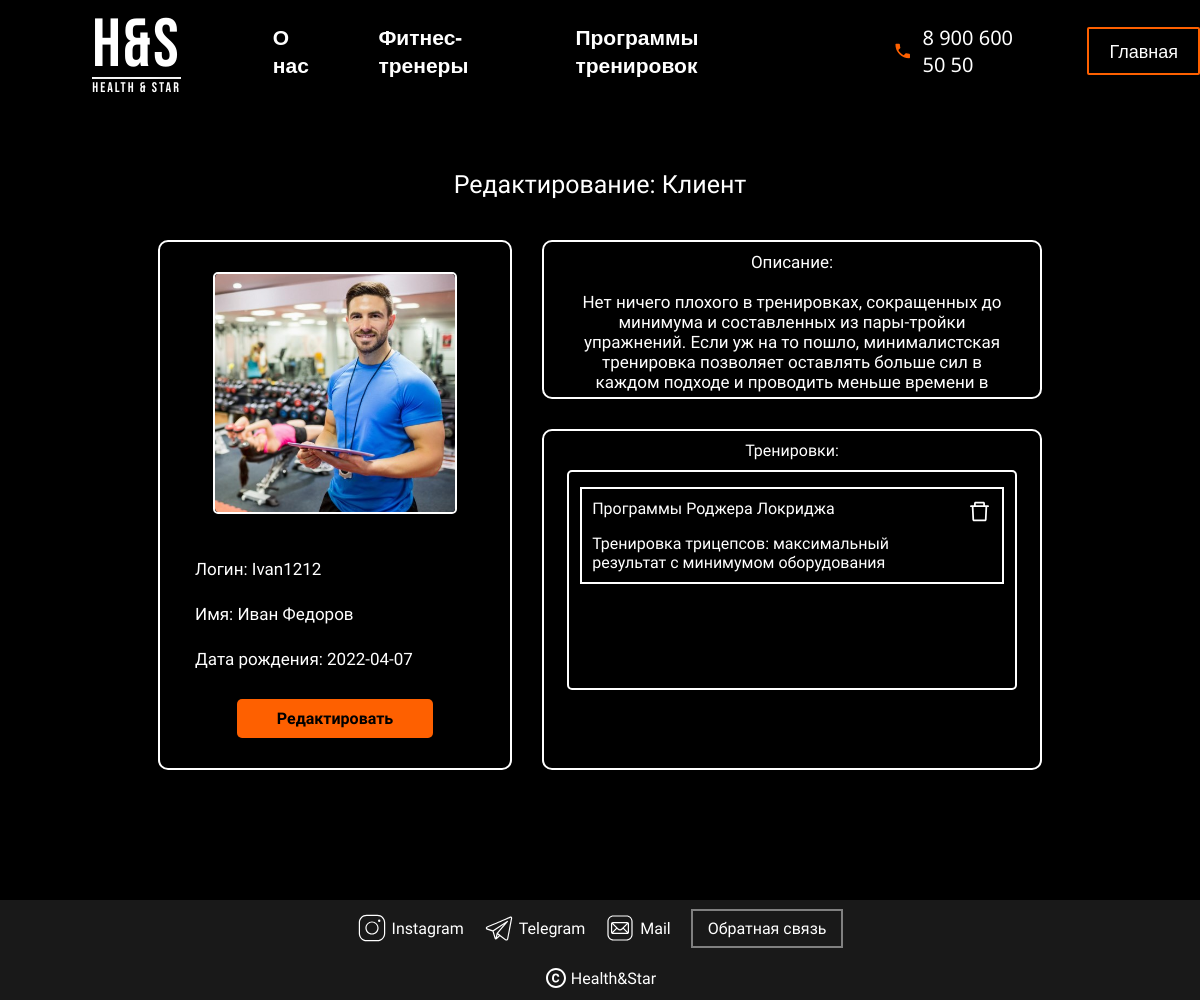
Screenshot of /include/profile.php (signed in) with the database file from the repository.
### tables this page shows
CREATE TABLE `users` (
  `id` int(11) NOT NULL,
  `login` varchar(100) DEFAULT NULL,
  `pass` varchar(100) DEFAULT NULL,
  `name` varchar(255) DEFAULT NULL,
  `date` date DEFAULT NULL,
  `description` text,
  `role` int(11) DEFAULT NULL,
  `img` varchar(255) DEFAULT NULL,
  `sphere` varchar(255) DEFAULT NULL
);

CREATE TABLE `training_card` (
  `id` int(11) NOT NULL,
  `training_img` varchar(255) DEFAULT NULL,
  `training_name` varchar(255) DEFAULT NULL,
  `training_description` varchar(255) DEFAULT NULL,
  `training_text` text
);

### include/functions.php (called while the page is built, shortened)
<?php
function get_url($pages = '') {
    return HOST . "/include/$pages";
}
function out_url($pages = '') {
    return HOST . "/pages/$pages";
}
function db() {
    try {
        return new PDO("mysql:host=" . DB_HOST . "; dbname=" . DB_NAME . "; charset=utf8", DB_USER, DB_PASS, [
            PDO::ATTR_EMULATE_PREPARES => false,
            PDO::ATTR_ERRMODE => PDO::ERRMODE_EXCEPTION,
            PDO::ATTR_DEFAULT_FETCH_MODE => PDO::FETCH_ASSOC
        ]);
    } catch (PDOException $e) {
        die($e->getMessage());
    }
}
function db_query($sql = ''){
    return db()->query($sql);
}
function get_user($id){
    return db_query("SELECT * FROM `users` WHERE `id` = '$id';")->fetch();
}
function get_product_info($id){
    return db_query("SELECT * FROM training_card WHERE id = '$id';")->fetch();
}
function get_orders($id_users)
{
    $res = db_query("SELECT * FROM orders WHERE id_users = '$id_users'");
    $orders =  $res->fetchAll();
    $orders_array = [];
    foreach ($orders as $order) {
        $product = get_product_info($order['id_card']);
        $orders_array[] = $product;
    }
    return $orders_array;
}

### include/profile.php (the view, shortened to what this page needs)
<?php
include "header.php";
$orders = get_orders($_SESSION['user']['id']);
$user = get_user($_SESSION['user']['id']);
?>
<body class="color_background">
<header class="header">
    <div class="header__container">
        <div class="header__navigation">
            <div class="header__logo">
                <a class="logo_link" href="">
                    <p class="logo">H&S</p>
                </a>
            </div>
            <div class="navigation">
                <a class="about_us">О нас</a>
                <a class="about_trainer">Фитнес-тренеры</a>
                <a class="about_training">Программы тренировок</a>
            </div>
            <div class="navigation__container">
                <a href="#" class="navigation__phone">
                    <p class="phone-number">8 900 600 50 50</p>
                </a>
                <?php if (isset($_SESSION['user']['id']) && !empty($_SESSION['user']['id'])){?>
                    <a class="login" href="<?php echo out_url("index.php"); ?>">Главная</a>
                <?php }else { ?>
                    <a class="login" href="<?php echo get_url('register.php'); ?>">Регистрация</a>
                    <a class="login" href="<?php echo get_url('login.php'); ?>">Авторизация</a>
                <?php } ?>
            </div>
        </div>
    </div>
</header>
<div class="profile">
    <div class="profile-container">
        <div class="profile-container_img">
            <div class="container_img">
                <img class="profile_img" src="../img/<?= $user['img'] ?>">
            </div>
            <div class="container_description">
                <p class="profile_login">Логин: <?php echo $user['login']?></p>
                <p class="profile_login">Имя: <?php echo $user['name']?></p>
                <p class="profile_login">Дата рождения: <?php echo $user['date']?></p>
                <a class="edit_btn" href="<?php echo get_url('edit_profile.php');?>">Редактировать</a>
            </div>
        </div>
    </div>
    <div class="profile-container_description">
        <div class="container_description_up">
            <p>Описание:</p>
            <p><?php echo $user['description']?></p>
        </div>
        <div class="container_description_down">
            <p>Тренировки:</p>
            <div class="programm_block">
                <?php if (!empty($orders)): ?>
                    <?php foreach ($orders as $order): ?>
                        <div class="programm_contain">
                            <p><?php echo $order['training_name']?><a class="programm_contain_a" href="<?php echo get_url('delete_order.php?id=' . $order['id']); ?>">
                                </a></p>
                            <p><?php echo $order['training_description']?></p>
                        </div>
                    <?php endforeach; ?>
                <?php endif; ?>
            </div>
        </div>
    </div>
    <p class="logo_profile">Редактирование: <?php if ($_SESSION['user']['role'] == '1'){?>
            Тренер
        <?php }else { ?>
            Клиент
        <?php } ?>
</div>
<div class="container container_login">
    <div class="page-panel__main">
        <video autoplay muted loop class="video video_login">
            <source src="../videos/Gym%20cinematic%20promotion%20video.mp4">
        </video>
    </div>
</div>
<footer class="footer">
    <div class="footer__content">
        <div class="link__contacts">
            <div class="navigation__contacts">
                <a href="#" class="container_instagram">
                    <svg class="insta" fill="#ffffff" xmlns="http://www.w3.org/2000/svg"  viewBox="0 0 50 50" width="50px" height="50px">
                        <p>Instagram</p>
                    </svg>
                </a>
                <a href="#" class="container_telegram">
                    <p>Telegram</p>
                </a>
                <a href="#" class="container_mail">
                    <p>Mail</p>
                </a>
                <a href="#" class="callback">Обратная связь</a>
            </div>
        </div>
        <div class="link__copyright">
            <p>Health&Star</p>
        </div>
    </div>
</footer>
<?php include '../include/footer.php'; ?>

### css/profile.css (style rules this page uses)
.profile { z-index: 2; width: 100%; display: flex; justify-content:center; position: absolute; gap: 30px; margin-top: 240px; }
.container_login { position: relative; height: 840px; }
.container_description_up, .container_description_down { gap: 10px; padding-top: 10px; display: flex; flex-direction: column; align-items: center; background-color: rgba(1,1,1,0.4); border-radius: 10px; width: 100%; height: 30%; border: 2px solid white; }
.container_description_up p { width: 90%; font-size: 17px; text-align: center; }
.container_description_up p:last-child { background-color: rgba(1,1,1,0.2); padding: 10px; border-radius: 5px; overflow-y: scroll; }
.container_description_down { background-color: rgba(1,1,1,0.4); border-radius: 10px; width: 100%; height: 70%; border: 2px solid white; }
.profile-container { border-radius: 10px; display: flex; background-color: #999999; height: 530px; width: auto; border: white 2px solid; background-color: rgba(1,1,1,0.4); z-index: 15; }
.profile-container_img { border-radius: 10px; display: flex; flex-direction: column; align-items: center; width: 350px; height: 100%; padding: 30px; position: relative; }
.profile-container_description { width: 500px; height: 530px; display: flex; flex-direction: column; gap: 30px; }
.container_img { display: flex; align-items: center; border-radius: 5px; border: white 2px solid; width: 84%; height: 250px; position: relative; overflow: hidden; }
.profile_img { z-index: 2; border-radius: 5px; width: 100%; height: 240px; }
.profile_login { background-color: rgba(1,1,1,0.2); padding: 0px 10px; border-radius: 5px; width: 300px; height: 30px; line-height: 30px; font-size: 17px; color: white; }
.container_description { margin-top: 40px; gap: 15px; display: flex; align-items: center; flex-direction: column; }
.edit_btn { margin-top: 10px; transition: all .5s; background-color: #fe6000; color: black; text-decoration: none; padding: 10px 40px; border-radius: 5px; font-weight: bold; }
.logo_profile { top: -70px; position: absolute; font-size: 25px; z-index: 2; }
.programm_block { align-items: center; border-radius: 5px; border: 2px solid white; display: flex; flex-direction: column; align-items: center; width: 450px; height: 220px; overflow-y: scroll; }
.programm_contain p:last-child { margin-top: 10px; width: 350px; }
.programm_contain_a { width: 25px; height: 25px; }
.programm_contain p:first-child { display: flex; justify-content: space-between; }

### rows the page displays
users: img (picture), login "Ivan1212", name "Иван Федоров", date "2022-04-07", description "Нет ничего плохого в тренировках, сокращенных до минимума и составленных из пары-тройки упражнений. Если уж на то пошло, минималистская тренировка позволяет оставлять больше сил в каждом подходе и проводить меньше времени в…"
training_card: training_name "Программы Роджера Локриджа", training_description "Тренировка трицепсов: максимальный результат с минимумом оборудования"
